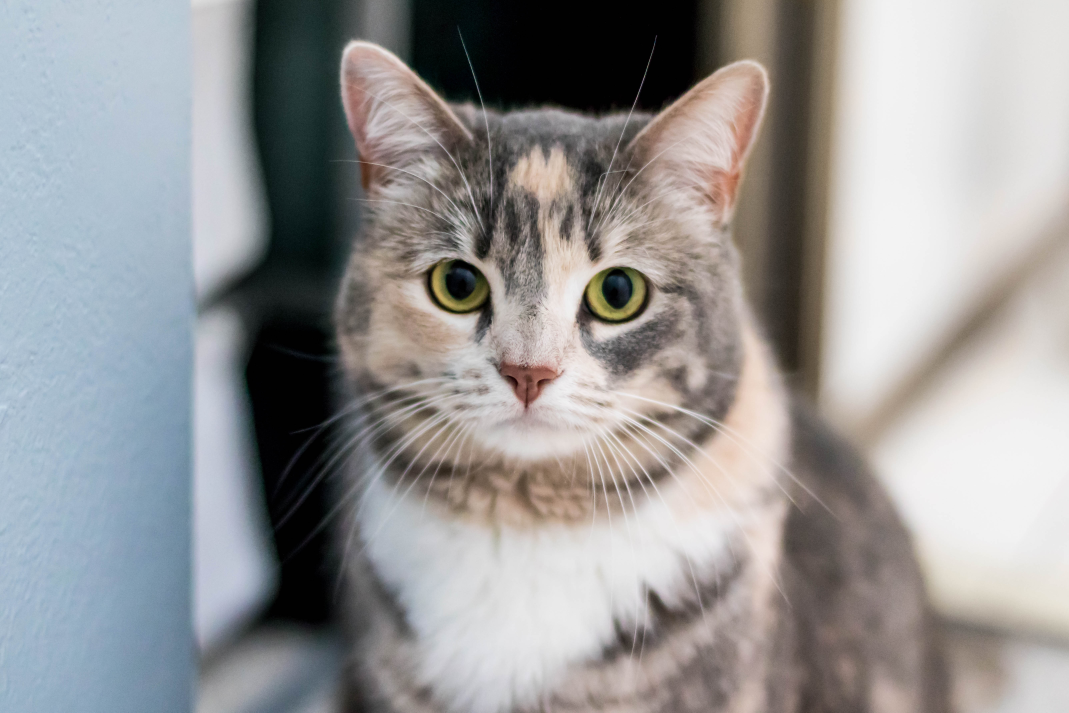
#> input picture tutor example/images/image4.jpg, 5345 x 3563 px (shown at 1/5 size)
$ python task4.py   (older library calls are emulated)
#> lines starting #> are read from the running program, lines starting #| are printed output that depends on the picture
import numpy as np
import cv2
from matplotlib import pyplot as plt
from PIL import Image
from skimage.color import rgb2hsv

original_im = cv2.imread("images/image4.jpg")
#> original_im is the input picture: shape (3563, 5345, 3); mean B, G, R 150.8, 150.6, 151.2

length = original_im.shape[0]
#> length = 3563
width = original_im.shape[1]
#> width = 5345
min_edge = min(length, width)
#> min_edge = 3563
shift_x = (length - min_edge) // 2
#> shift_x = 0
shift_y = (width - min_edge) // 2
#> shift_y = 891

crop_img = original_im[shift_x:shift_x + min_edge, shift_y:shift_y + min_edge, :]

resize_img = cv2.resize(crop_img, (512, 512))
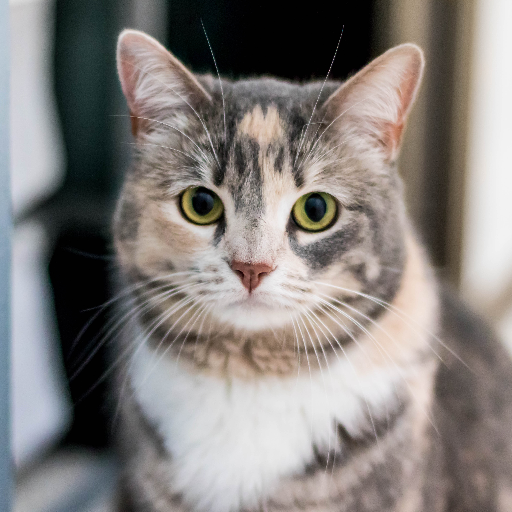
#> resize_img: shape (512, 512, 3); mean B, G, R 124.7, 127.8, 132.7

gray_img = cv2.cvtColor(resize_img, cv2.COLOR_BGR2GRAY)
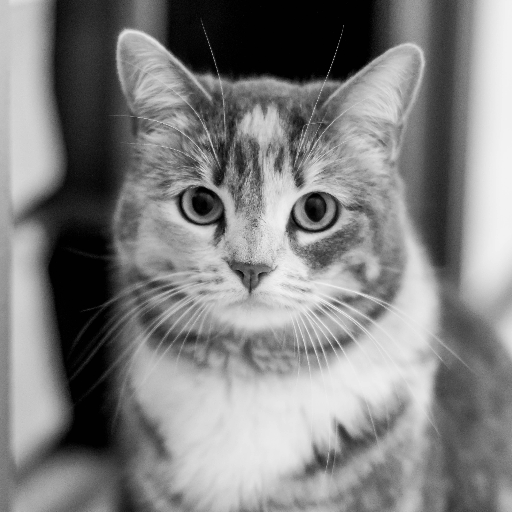
#> gray_img: shape (512, 512); min 0, max 243, mean 128.9

cv2.imwrite("images/image4_gray.jpg", gray_img)
plt.imshow(gray_img, cmap="gray")
plt.title("the gray scale img with 512*512")
plt.show()
original_im = cv2.cvtColor(original_im,cv2.COLOR_BGR2RGB)
plt.imshow(original_im)
plt.title("the original image")
plt.show()

cv2.waitKey(0)
cv2.destroyAllWindows()

noise = np.random.normal(0, 15, gray_img.shape)


plt.imshow(gray_img, cmap='gray')
plt.title("raw img before adding noise")
plt.show()

plt.title("random noise")
plt.imshow(noise, cmap='gray')
plt.show()
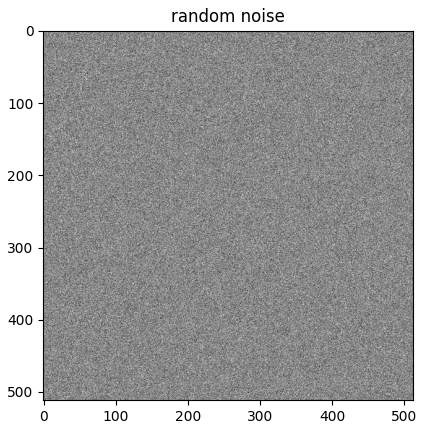
#> figure drawn by matplotlib, 1 panel

raw_noise_img = gray_img + noise
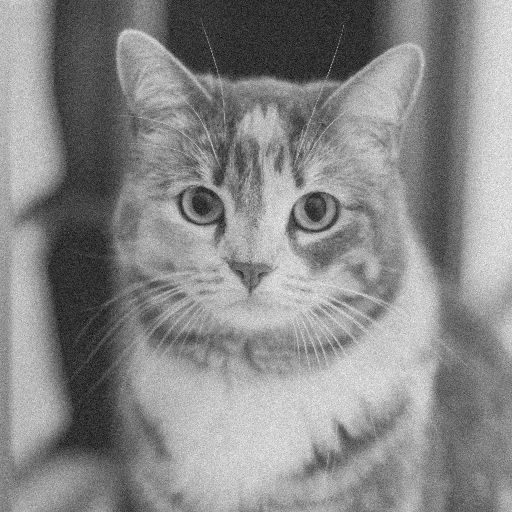
#> raw_noise_img: shape (512, 512) float64; min -69.42, max 298.7, mean 128.9; drawn with min black and max white


noise_img = np.clip(raw_noise_img, 0.0, 255.0)
noise_img = np.uint8(noise_img)

plt.title("Image with Gaussian noise")
plt.imshow(noise_img, cmap='gray')
plt.show()

hist_noise = cv2.calcHist([noise_img], [0], None, [256], [0, 255])
#> hist_noise = 256 values, max 12044 at index 0, min 0 at index 255, mean 1017.9
hist_raw = cv2.calcHist([gray_img], [0], None, [256], [0, 256])
#> hist_raw = 256 values, max 15704 at index 1, min 0 at index 244, mean 1024

plt.title("gray scale histogram of raw gray scale image ")
plt.plot(hist_raw)
plt.show()
#> figure, not shown here; curve peaks at x = 1, y = 15704

plt.title("gray scale histogram of image with noise")
plt.plot(hist_noise)
plt.show()
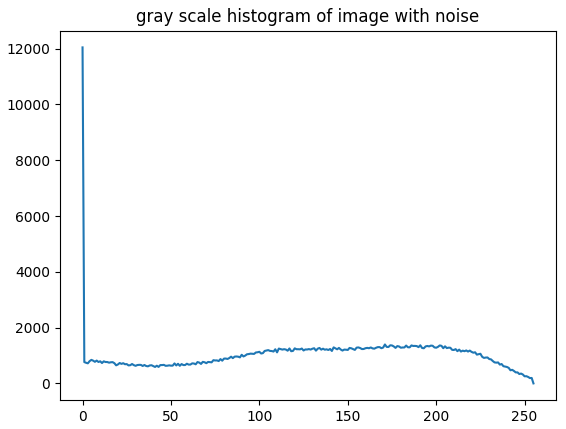
#> figure drawn by matplotlib, 1 panel; curve peaks at x = 0, y = 12044


def get2dGaussianKernel(sigma, kernel_size=7, ktype=cv2.CV_32F):
    kernel_1d = cv2.getGaussianKernel(kernel_size, sigma, ktype)
    return kernel_1d * kernel_1d.T


def addPadding(image, kernel_size):
#> called with kernel_size = 7
    padding = kernel_size // 2
    padding_img = np.zeros((image.shape[0] + padding * 2, image.shape[1] + padding * 2),dtype="float64")
    padding_img[padding:padding + image.shape[0], padding:padding+image.shape[1]] = image
    return padding_img

padding_img = addPadding(gray_img, 7)

def my_Gauss_filter(noise_image, gaussian_kernel):
    padding_img = addPadding(noise_image,gaussian_kernel.shape[0])
    padding = gaussian_kernel.shape[0] // 2
    filtered_img = np.zeros(padding_img.shape,dtype="float64")
    for row in range(0,noise_image.shape[0]):
        for col in range(0,noise_image.shape[1]):
            kernel_template = padding_img[row:row+gaussian_kernel.shape[0],col:col+gaussian_kernel.shape[0]]
            #print(kernel_template)
            sum_result = np.sum(kernel_template * gaussian_kernel)
            filtered_img[row+padding][col+padding] = sum_result
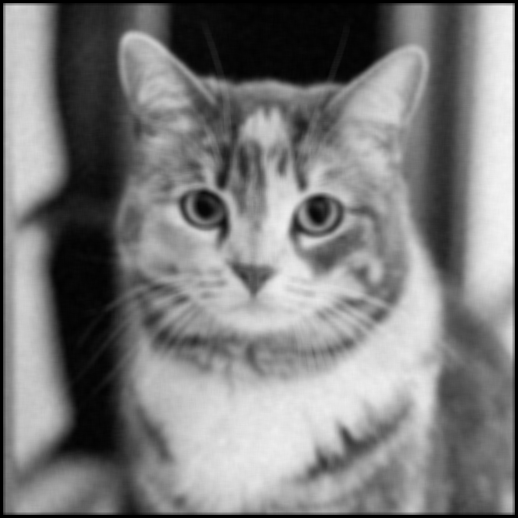
#> filtered_img: shape (518, 518) float64; min 0, max 245.3, mean 125
    filtered_img = filtered_img[padding:padding+noise_image.shape[0],padding:padding+noise_image.shape[1]]
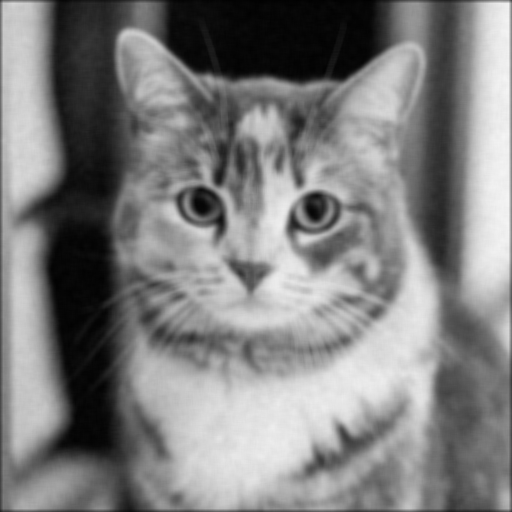
#> filtered_img: shape (512, 512) float64; min 1.13, max 245.3, mean 128
    filtered_img = np.clip(filtered_img,0,255)
    return np.uint8(filtered_img)

kernel10 = get2dGaussianKernel(10)
filter_img_10 = my_Gauss_filter(noise_img,kernel10)
plt.title("filter sigma  is 10")
plt.imshow(filter_img_10,cmap='gray')
plt.show()

kernel15 = get2dGaussianKernel(15)
filter_img_15 = my_Gauss_filter(noise_img,kernel15)
plt.title("filter sigma  is 15")
plt.imshow(filter_img_15,cmap='gray')
plt.show()

kernel20 = get2dGaussianKernel(20)
filter_img_20 = my_Gauss_filter(noise_img,kernel20)
plt.title("filter sigma  is 20")
plt.imshow(filter_img_20,cmap='gray')
plt.show()

kernel1 = get2dGaussianKernel(1)
filter_img_1 = my_Gauss_filter(noise_img,kernel1)
plt.title("filter sigma  is 1")
plt.imshow(filter_img_1,cmap='gray')
plt.show()

kernel01 = get2dGaussianKernel(0.1)
filter_img_01 = my_Gauss_filter(noise_img,kernel01)
plt.title("filter sigma  is 0.1")
plt.imshow(filter_img_01,cmap='gray')
plt.show()


built_in_res = cv2.GaussianBlur(noise_img,(7,7),1)
plt.title("result of built-in function(sigma = 1)")
plt.imshow(built_in_res,cmap='gray')
plt.show()
print("Task4 ends")
